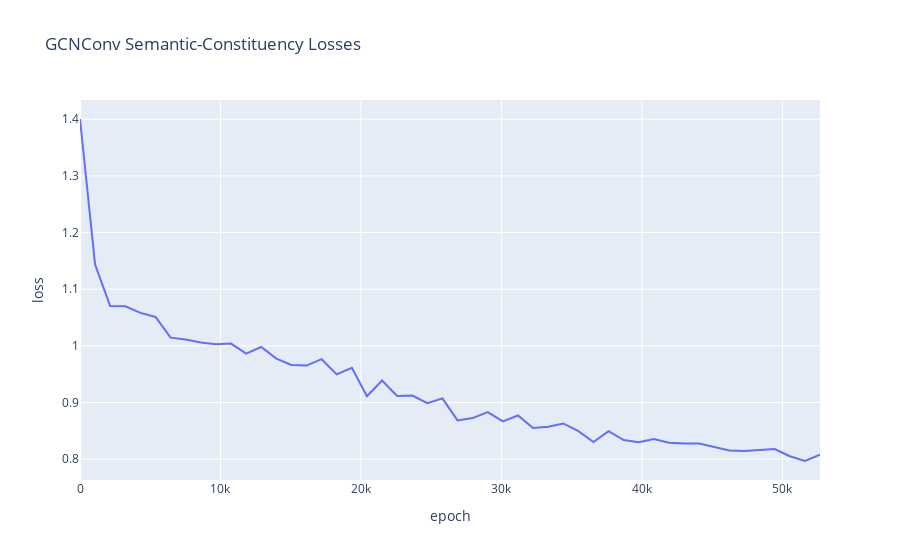

The notebook cell this image was saved under:
### Code cell
import plotly.express as px
import pandas as pd

filtered_losses = losses[::1075]

# Creating a DataFrame with index as x-axis and values as y-axis
df = pd.DataFrame({
    'epoch': range(0, len(losses), 1075),
    'loss': filtered_losses
})

# Plotting the DataFrame
fig = px.line(df, x='epoch', y='loss', title='GCNConv Semantic-Constituency Losses')
fig.show()

### Figure 1 — Plotly figure (JSON) as saved in the notebook; plotly's stock layout.template omitted (floating-point values rounded to 4 significant figures)
{"data": [{"hovertemplate": "epoch=%{x}<br>loss=%{y}<extra></extra>", "legendgroup": "", "line": {"color": "#636efa", "dash": "solid"}, "marker": {"symbol": "circle"}, "mode": "lines", "name": "", "orientation": "v", "showlegend": false, "type": "scatter", "x": [0, 1075, 2150, 3225, 4300, 5375, 6450, 7525, 8600, 9675, 10750, 11825, 12900, 13975, 15050, 16125, 17200, 18275, 19350, 20425, 21500, 22575, 23650, 24725, 25800, 26875, 27950, 29025, 30100, 31175, 32250, 33325, 34400, 35475, 36550, 37625, 38700, 39775, 40850, 41925, 43000, 44075, 45150, 46225, 47300, 48375, 49450, 50525, 51600, 52675], "xaxis": "x", "y": [1.4, 1.144, 1.07, 1.07, 1.058, 1.051, 1.015, 1.011, 1.006, 1.003, 1.004, 0.9862, 0.998, 0.9775, 0.9663, 0.9652, 0.9765, 0.9496, 0.9611, 0.9111, 0.9389, 0.9116, 0.9122, 0.8987, 0.9073, 0.8684, 0.8725, 0.883, 0.8668, 0.877, 0.8549, 0.8572, 0.8631, 0.8494, 0.8301, 0.8495, 0.8338, 0.8297, 0.8353, 0.8291, 0.8276, 0.8274, 0.8215, 0.8154, 0.8145, 0.8162, 0.8178, 0.8051, 0.7968, 0.8081], "yaxis": "y"}], "layout": {"legend": {"tracegroupgap": 0}, "title": {"text": "GCNConv Semantic-Constituency Losses"}, "xaxis": {"anchor": "y", "domain": [0, 1], "title": {"text": "epoch"}}, "yaxis": {"anchor": "x", "domain": [0, 1], "title": {"text": "loss"}}}}
